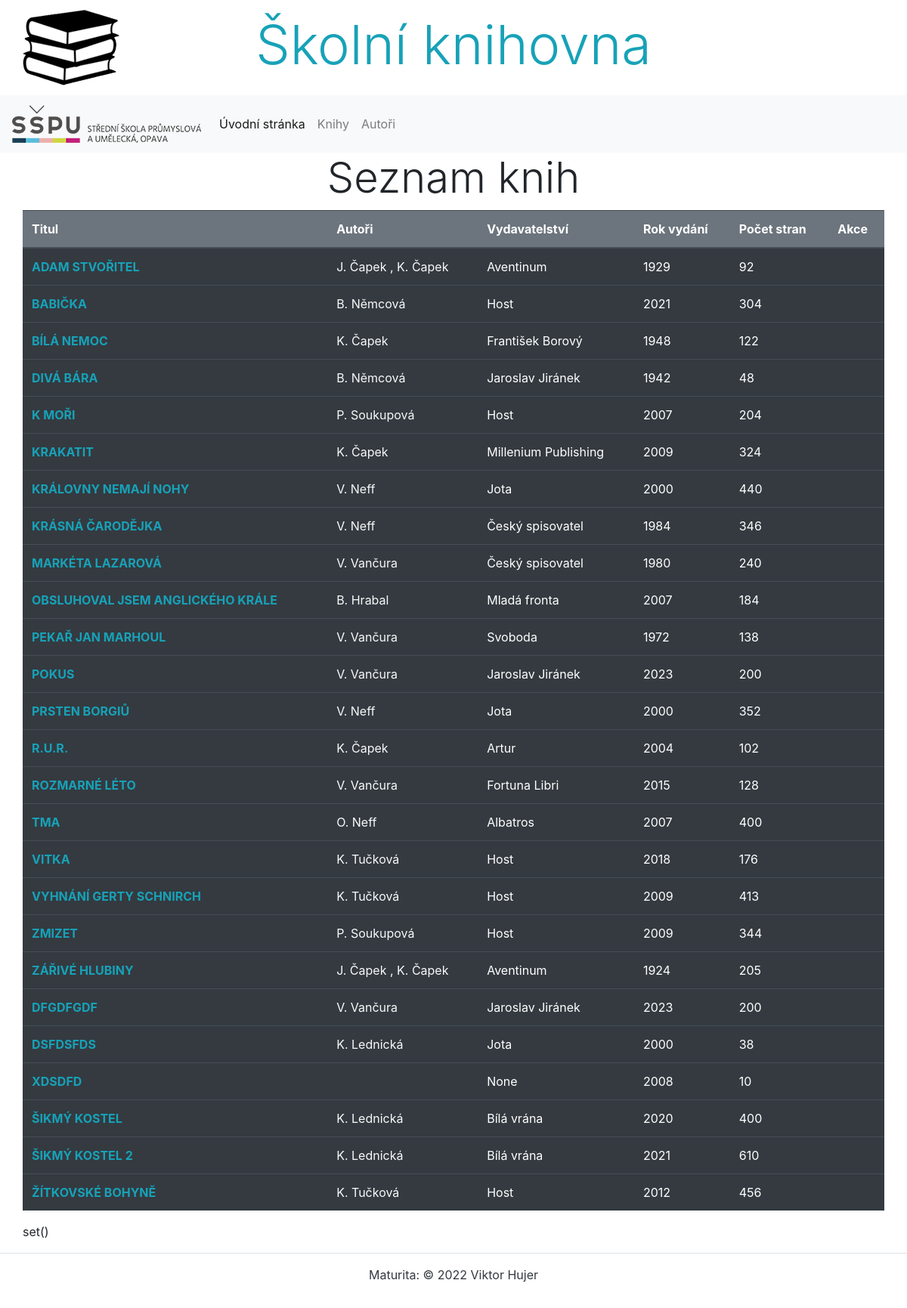
Before: /knihovna/books/ with the older database file.
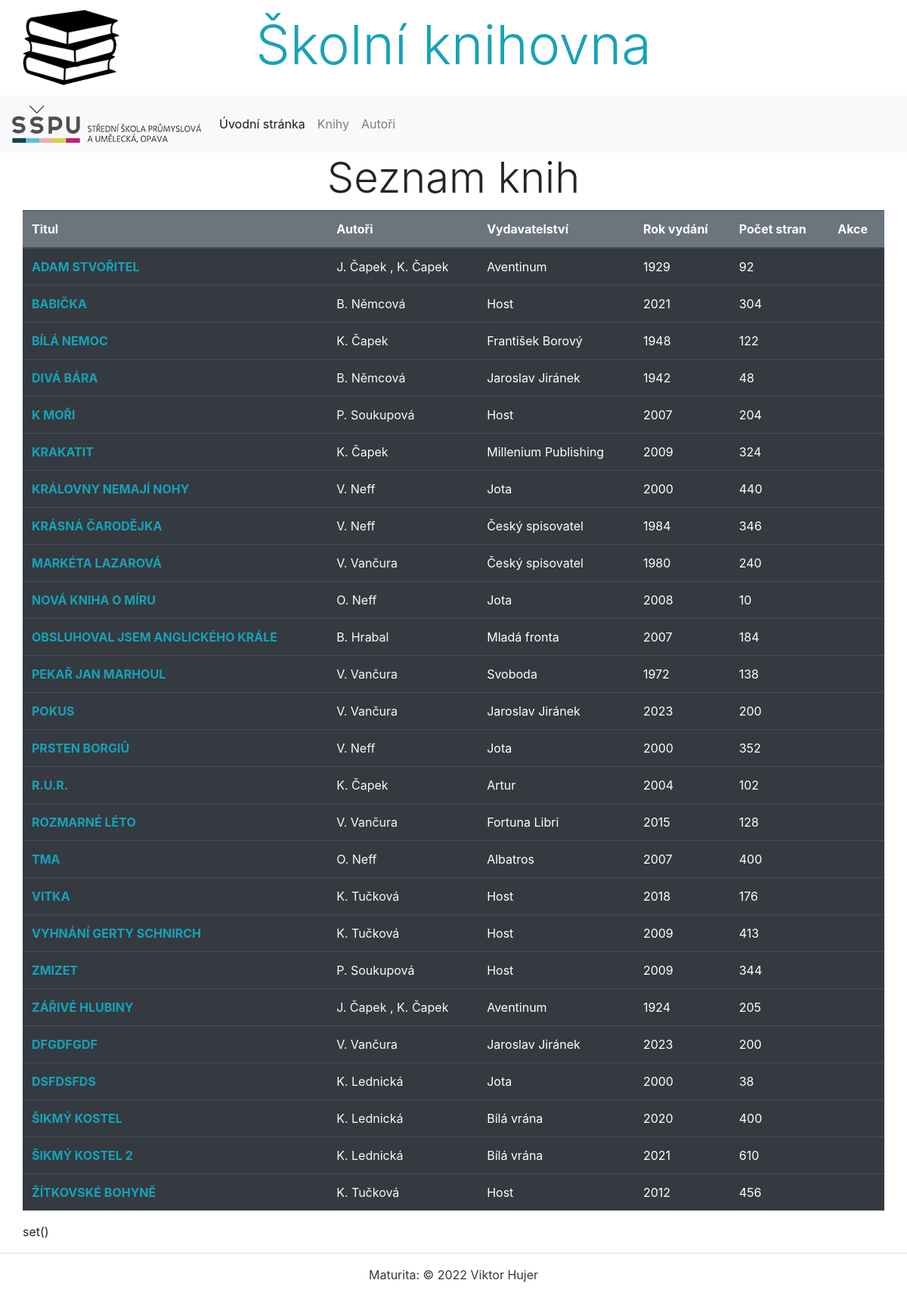
After: the same page with the newer database file.
### knihovna/models.py (models this page shows, shortened)
class Kniha(models.Model):
    titul = models.CharField(max_length=100, verbose_name='Titul knihy', help_text='Zadejte titul knihy',
                             error_messages={'blank': 'Titul knihy musí být vyplněn'})
    autori = models.ManyToManyField(Autor)
    obsah = models.TextField(blank=True, verbose_name='Obsah knihy', help_text='Vložte obsah knihy')
    pocet_stran = models.PositiveIntegerField(blank=True, null=True, validators=[MaxValueValidator(9999)],
                                              verbose_name='Počet stran', help_text='Zadejte počet stran (max. 9999)')
    rok_vydani = models.PositiveIntegerField(blank=True, null=True, validators=[MinValueValidator(1500), MaxValueValidator(2100)],
                                             verbose_name='Rok vydání', help_text='Zadejte rok vydání (1500 - 2100)')
    obalka = models.ImageField(upload_to='obalky', verbose_name='Obálka knihy')
    zanry = models.ManyToManyField(Zanr)
    editor = models.ForeignKey(User, on_delete=models.RESTRICT, default=1)
    vydavatelstvi = models.ForeignKey('Vydavatelstvi', on_delete=models.CASCADE, blank=True, null=True, verbose_name='Vydavatelství')
    class Meta:
        ordering = ['titul']
        verbose_name = 'Kniha'
        verbose_name_plural = 'Knihy'

class Autor(models.Model):
    jmeno = models.CharField(max_length=80, verbose_name='Jméno autora', help_text='Zadejte jméno autora',
                             error_messages={'blank': 'Jméno autora musí být vyplněno'})
    prijmeni = models.CharField(max_length=50, verbose_name='Příjmení autora', help_text='Zadejte příjmení autora',
                                error_messages={'blank': 'Příjmení autora musí být vyplněno'})
    narozeni = models.DateField(blank=True, null=True, verbose_name='Datum narození')
    umrti = models.DateField(blank=True, null=True, verbose_name='Datum úmrtí')
    biografie = models.TextField(blank=True, verbose_name='Životopis')
    fotografie = models.ImageField(upload_to='autori', verbose_name='Fotografie')
    editor = models.ForeignKey(User, on_delete=models.RESTRICT, default=1)
    class Meta:
        ordering = ['prijmeni', 'jmeno']
        verbose_name = 'Autor'
        verbose_name_plural = 'Autoři'

class Vydavatelstvi(models.Model):
    nazev = models.CharField(max_length=100, verbose_name='Název vydavatelství', help_text='Zadejte název vydavatelství',
                             error_messages={'blank': 'Název vydavatelství je povinný údaj'})
    adresa = models.CharField(blank=True, null=True, max_length=200, verbose_name='Adresa')
    class Meta:
        ordering = ['nazev']
        verbose_name = 'Vydavatelství'
        verbose_name_plural = 'Vydavatelství'
    def __str__(self):
        return f'{self.nazev}'

### knihovna/views.py (the view)
# urls.py: path('books/', views.KnihaListView.as_view(), name='books_list'),
class KnihaListView(ListView):
    model = Kniha
    template_name = 'kniha/list.html'
    context_object_name = 'books'

### knihovna/templates/kniha/list.html (shortened to what this page needs)
{% extends 'base.html' %}
{% block content %}
  <h2 class="display-4 text-center">Seznam knih</h2>
  <div class="row">
    <table class="table table-responsive-lg table-dark table-hover">
      <thead class="bg-secondary">
        <tr>
            <th>Titul</th>
            <th>Autoři</th>
            <th>Vydavatelství</th>
            <th>Rok vydání</th>
            <th>Počet stran</th>
            <th>Akce</th>
        </tr>
      </thead>
      <tbody>
      {% for book in books %}
        <tr>
            <td><strong><a href="{% url 'book_detail' book.id %}" class="text-info">{{ book.titul.upper }}</a></strong></td>
            <td>
                {% for autor in book.autori.all %}
                <a href="{% url 'author_detail' autor.id %}" class="text-light">{{ autor.jmeno|first }}. {{ autor.prijmeni }}</a>
                {% if not forloop.last %}, {% endif %}
                {% endfor %}
            </td>
            <td>{{ book.vydavatelstvi }}</td>
            <td>{{ book.rok_vydani }}</td>
            <td>{{ book.pocet_stran }}</td>
            <td>
            </td>
        </tr>
      {% endfor %}
      </tbody>
    </table>
  <p>{{ perms.knihovna }}</p>
{% endblock %}

### knihovna/templates/base.html (shortened to what this page needs)
<!DOCTYPE html>
<html lang="cs">
<head>
    {% load static %}
    <link rel="stylesheet" href="{% static 'bootstrap/bootstrap.min.css' %}">
    <link rel="stylesheet" href="{% static 'css/styles.css' %}">
</head>
<body>
    {% include 'page/header.html' %}
    {% include 'page/navbar.html' %}
    <main class="container">
    {% block content %}{% endblock %}
    </main>
    {% include 'page/footer.html' %}
</body>
</html>

### knihovna/templates/page/header.html
<header class="bg-white p-3 text-center">
    <h1 class="display-3 text-info">Školní knihovna</h1>
</header>

### knihovna/templates/page/navbar.html (shortened to what this page needs)
{% load static %}
<nav class="navbar navbar-expand-sm navbar-light bg-light">
    <a class="navbar-brand text-dark" href="#"><img src="{% static 'img/skola-logo.png' %}" alt="Školní knihovna"></a>
    <div class="collapse navbar-collapse" id="collapsibleNavId">
        <ul class="navbar-nav mr-auto mt-2 mt-lg-0">
            <li class="nav-item active">
                <a class="nav-link" href="{% url 'index' %}">Úvodní stránka <span class="sr-only">(current)</span></a>
            </li>
            <li class="nav-item">
                <a class="nav-link" href="{% url 'index' %}">Knihy</a>
            </li>
            <li class="nav-item">
                <a class="nav-link" href="{% url 'authors' %}">Autoři</a>
            </li>
        </ul>
    </div>
</nav>

### knihovna/templates/page/footer.html
<footer class="container-fluid p-3 border-top">
    <p class="text-center text-dark">Maturita: &copy; 2022 Viktor Hujer</p>
</footer>

### knihovna/static/css/styles.css (style rules this page uses)
header { background-image: url('../img/book-logo.png'); background-repeat: no-repeat; background-position: left 30px center; }

Changed rows visible on the page:
changed Kniha: titul "XDSDFD" → "NOVÁ KNIHA O MÍRU"; gains Autor (jmeno|first "O", prijmeni "Neff"); vydavatelstvi "None" → "Jota"; moves up the list
